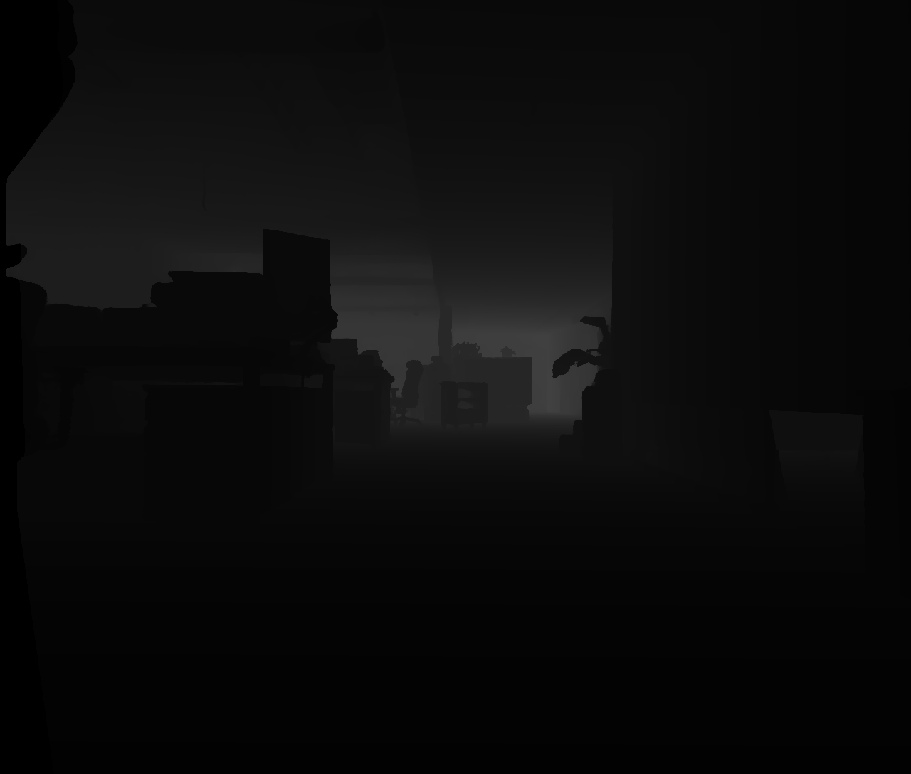
#> input picture script/depth_to_pcd/depth_millsmeter.png, 911 x 774 px, shrunk from 1280 x 1088 before the run
$ python render.py --img_dir depth_to_pcd --img_path depth_to_pcd/depth_millsmeter.png   (older library calls are emulated)
#> lines starting #> are read from the running program, lines starting #| are printed output that depends on the picture; after the words box and inside, x2 and y2 are one past the last pixel; in counts of white or black regions, pixels touching at a corner belong together
# -*- coding: utf-8 -*-
"""
author:     zhikang.zeng
time  :     2025-01-09 11:12
"""
import argparse
import os
import cv2
import imageio
import numpy as np
import matplotlib.pyplot as plt

parser = argparse.ArgumentParser(description="Depth Render")
parser.add_argument('--img_dir', type=str, default=r'', help='render multiple frames of images')
parser.add_argument('--img_path', type=str, default=r'', help='render a single frame image')
parser.add_argument('--img_type', type=str, default=r'depth', help='optional: [depth, disp]')
parser.add_argument('--min_disp', type=float, default=2.0, help='min disp')
parser.add_argument('--max_disp', type=float, default=192.0, help='max disp')
parser.add_argument('--min_depth', type=float, default=0.0, help='min depth')
parser.add_argument('--max_depth', type=float, default=10000.0, help='max depth')
parser.add_argument('--save_dir', type=str, default=r'', help='directory to save results')
parser.add_argument('--save_gif', type=bool, default=False, help='save gif result')
parser.add_argument('--need_left_img', type=bool, default=False, help='gif image with left image')
parser.add_argument('--need_speckle_filter', type=bool, default=True, help='need speckle filter')
args = parser.parse_args()


# [11 lines of commented-out code are left out]


def is_cv16uc1(image):
    # 检查图像数据类型和通道数
    return image.dtype == np.uint16 and len(image.shape) == 2


def is_cv32fc1(image):
    # 检查图像数据类型和通道数
    return image.dtype == np.float32 and len(image.shape) == 2


if __name__ == '__main__':
    img_dir = args.img_dir
    img_path = args.img_path
    img_type = args.img_type
    min_disp = args.min_disp
    max_disp = args.max_disp
    min_depth = args.min_depth
    max_depth = args.max_depth
    save_dir = args.save_dir
    save_gif = args.save_gif
    need_left_img = args.need_left_img
    need_speckle_filter = args.need_speckle_filter
    print('=> args: ')
    print(f'       img_dir: {img_dir}')
    print(f'       img_path: {img_path}')
    print(f'       img_type: {img_type}')
    print(f'       min_disp: {min_disp}')
    print(f'       max_disp: {max_disp}')
    print(f'       min_depth: {min_depth}')
    print(f'       max_depth: {max_depth}')
    print(f'       save_dir: {save_dir}')
    print(f'       save_gif: {save_gif}')
    print(f'       need_left_img: {need_left_img}')
    print(f'       need_speckle_filter: {need_speckle_filter}')
    try:
        assert img_type in ['depth', 'disp']
    except:
        print('=> img_type needs to be set to [depth, disp]')

    waitkey_time = 200
    if img_path != '':
        img_path_list = [img_path]
        waitkey_time = 0
    elif img_dir != '':
        img_path_list = [os.path.join(img_dir, filename) for filename in os.listdir(img_dir) if
                         filename.startswith(img_type) or filename.endswith('.tiff')]
    else:
        print('=> please enter image path!')
        exit(0)

    print(f'=> img count: {len(img_path_list)}')
    gif_frames = []
    for org_img_path in img_path_list:
        print('=============================================================')
        if not os.path.exists(org_img_path):
            print(f'=> {org_img_path} not exist')
            continue
        if not org_img_path.endswith(('.png', '.pfm', '.tiff')): continue
        # read img
        print(f'=> process {org_img_path}')
        org_img = cv2.imread(org_img_path, cv2.IMREAD_UNCHANGED)
#> org_img is the input picture: shape (774, 911) uint16; min 0, max 16983, mean 3012.2
        print(f'=> org_img [min, max]: [{org_img.min():.2f}, {org_img.max():.2f}]')
#| => org_img [min, max]: [0.00, 16983.00]

        # Limit the max and min values
        if img_type == 'disp':
            if not is_cv32fc1(org_img):
                print('=> disparity image format error!')
                continue
            org_img[org_img < min_disp] = 0
            org_img[org_img > max_depth] = 0
        if img_type == 'depth':
            if not is_cv16uc1(org_img):
                print('=> depth image format error!')
                continue
            org_img[org_img < min_depth] = 0
            org_img[org_img > max_depth] = 0
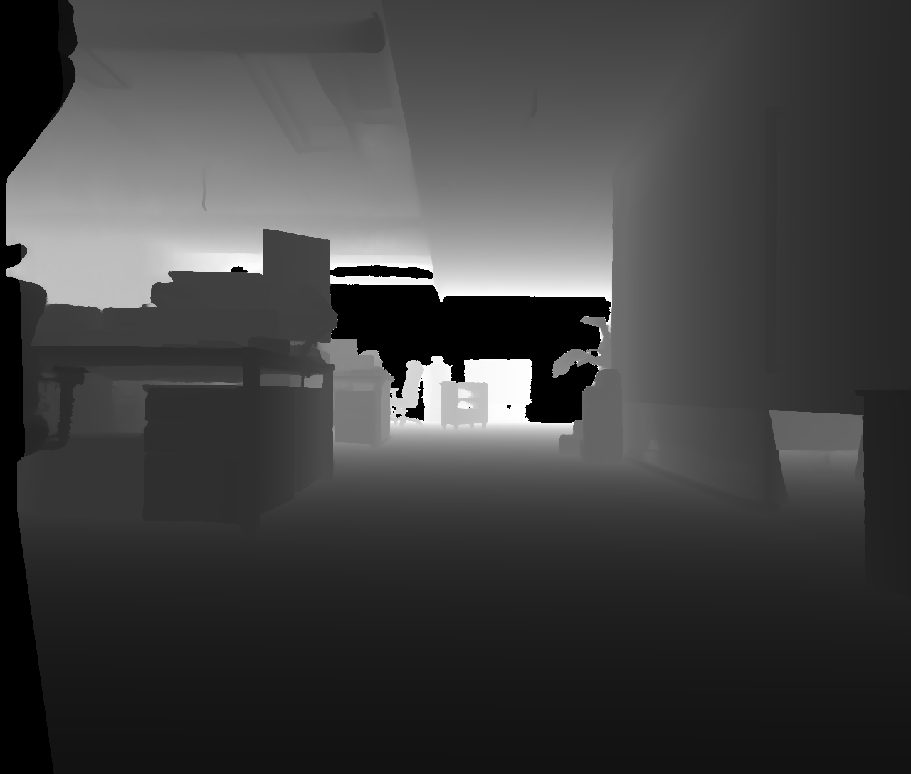
#> org_img: shape (774, 911) uint16; 3.2% of pixels changed, all inside (x1, y1, x2, y2) = (231, 265, 611, 423); drawn with min black and max white
        print(f'=> limit org_img [min, max]: [{org_img.min():.2f}, {org_img.max():.2f}]')
#| => limit org_img [min, max]: [0.00, 10000.00]

        # speckle filter
        if need_speckle_filter:
            norm_img = cv2.normalize(org_img, None, 0, 255, cv2.NORM_MINMAX, cv2.CV_8UC1)
            cv2.filterSpeckles(norm_img, newVal=0, maxSpeckleSize=10, maxDiff=3)
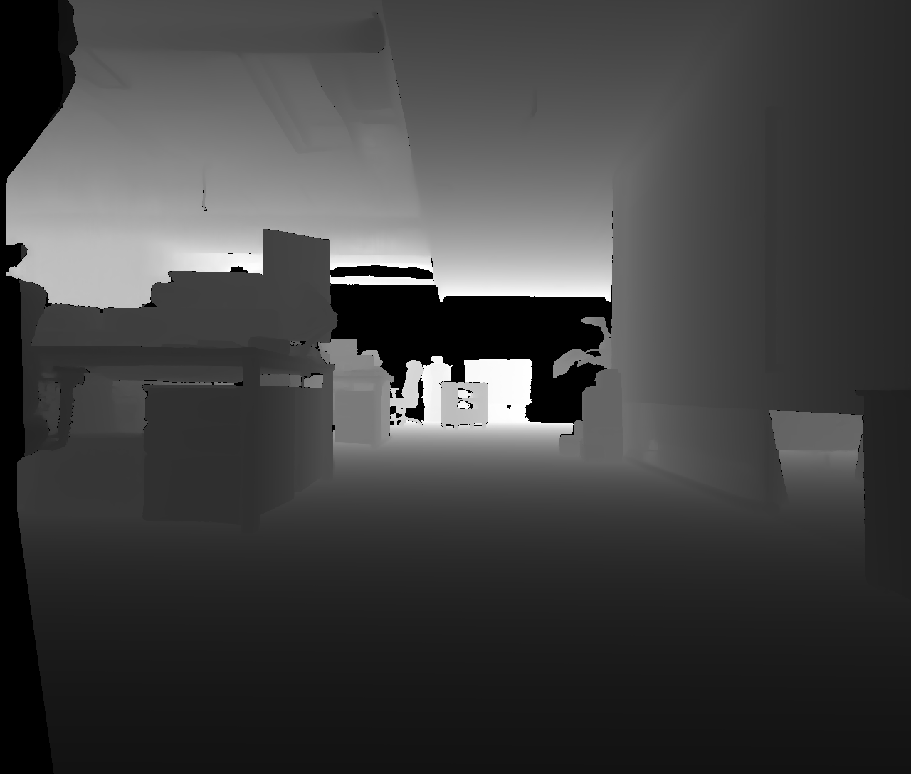
#> norm_img: shape (774, 911); min 0, max 255, mean 65.8
            _, mask = cv2.threshold(norm_img, 0, 1, cv2.THRESH_BINARY)
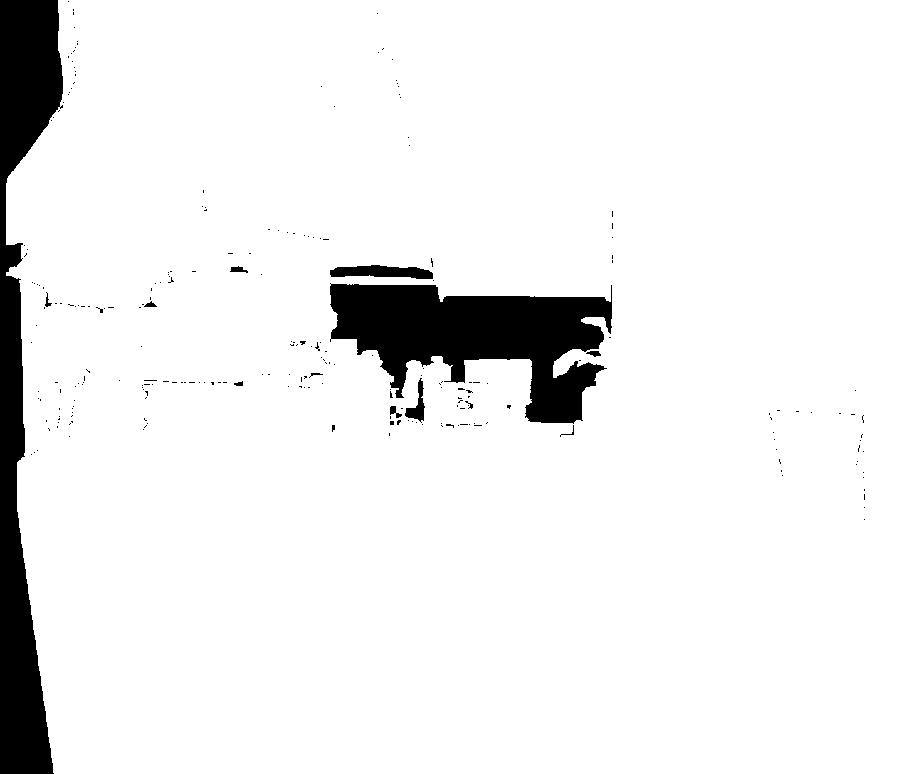
#> mask: shape (774, 911); values 0 (black) and 1 (white), 93.2% white; 249 black regions (236 under 20 px), largest, box (x1, y1, x2, y2) and area: (0, 0, 63, 774) 24123, (330, 283, 612, 424) 21529, (330, 265, 433, 279) 1005
            org_img *= mask
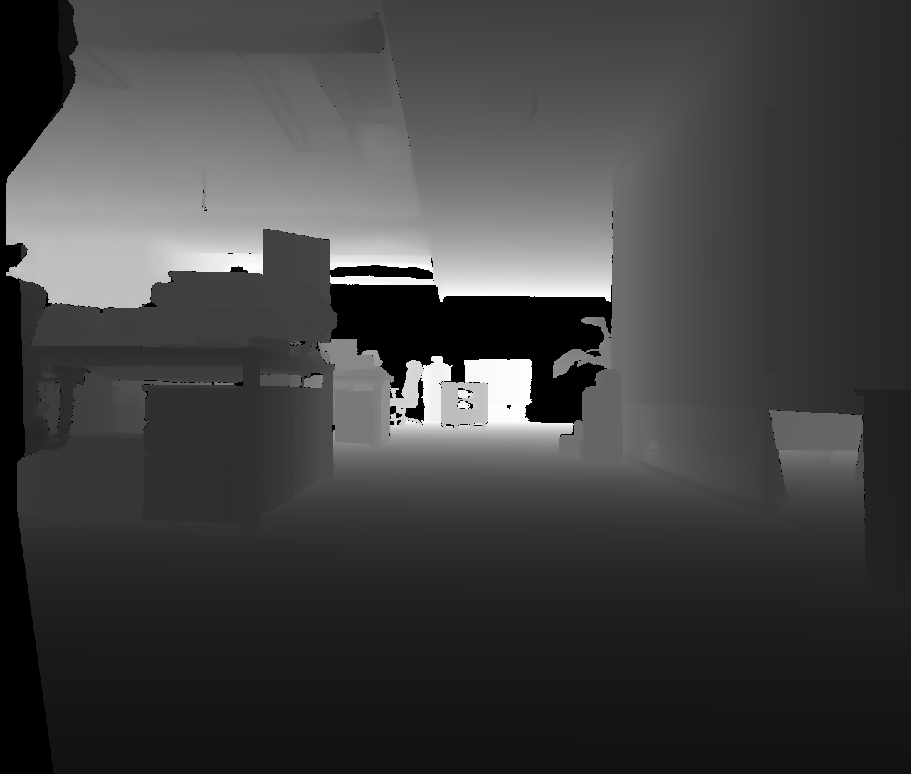
#> org_img: shape (774, 911) uint16; 0.2% of pixels changed, all inside (x1, y1, x2, y2) = (6, 1, 865, 520); drawn with min black and max white

        # sort data
        flattened_data = org_img.flatten()
        sorted_data = np.sort(flattened_data[flattened_data > 0])
        # calc percentile
        percentile1 = np.percentile(sorted_data, 10)
#> percentile1 = 879
        percentile2 = np.percentile(sorted_data, 50)
#> percentile2 = 2217
        percentile3 = np.percentile(sorted_data, 90)
#> percentile3 = 5572.4
        print(f'=> percentile: [{percentile1:.2f}, {percentile2:.2f}, {percentile3:.2f}]')
#| => percentile: [879.00, 2217.00, 5572.40]
        # split data
        values1 = flattened_data[flattened_data <= percentile1]
        values2 = flattened_data[(flattened_data > percentile1) & (flattened_data <= percentile2)]
        values3 = flattened_data[(flattened_data > percentile2) & (flattened_data <= percentile3)]
        values4 = flattened_data[flattened_data > percentile3]
        # norm data
        # Jet伪彩色映射（0到1范围）的颜色段：
        # 0.0 - 0.25：从深蓝色逐渐过渡到浅蓝色
        # 0.25 - 0.5：从浅蓝色逐渐过渡到青绿色
        # 0.5 - 0.75：从青绿色逐渐过渡到黄色
        # 0.75 - 1.0：从黄色逐渐过渡到红色
        values1_norm = (values1 - np.min(values1)) / (percentile1 - np.min(values1)) * 0.25
        values2_norm = 0.25 + (values2 - percentile1) / (percentile2 - percentile1) * 0.25
        values3_norm = 0.5 + (values3 - percentile2) / (percentile3 - percentile2) * 0.25
        values4_norm = 0.75 + (values4 - percentile3) / (np.max(values4) - percentile3) * 0.25
        # merge norm data
        norm_data = np.zeros_like(flattened_data, dtype=float)
        norm_data[flattened_data <= percentile1] = values1_norm
        norm_data[(flattened_data > percentile1) & (flattened_data <= percentile2)] = values2_norm
        norm_data[(flattened_data > percentile2) & (flattened_data <= percentile3)] = values3_norm
        norm_data[flattened_data > percentile3] = values4_norm
        # revert to the shape of the org_img
        norm_data = norm_data.reshape(org_img.shape)

        # render
        colormap = plt.cm.jet
        colored_img = colormap(norm_data)
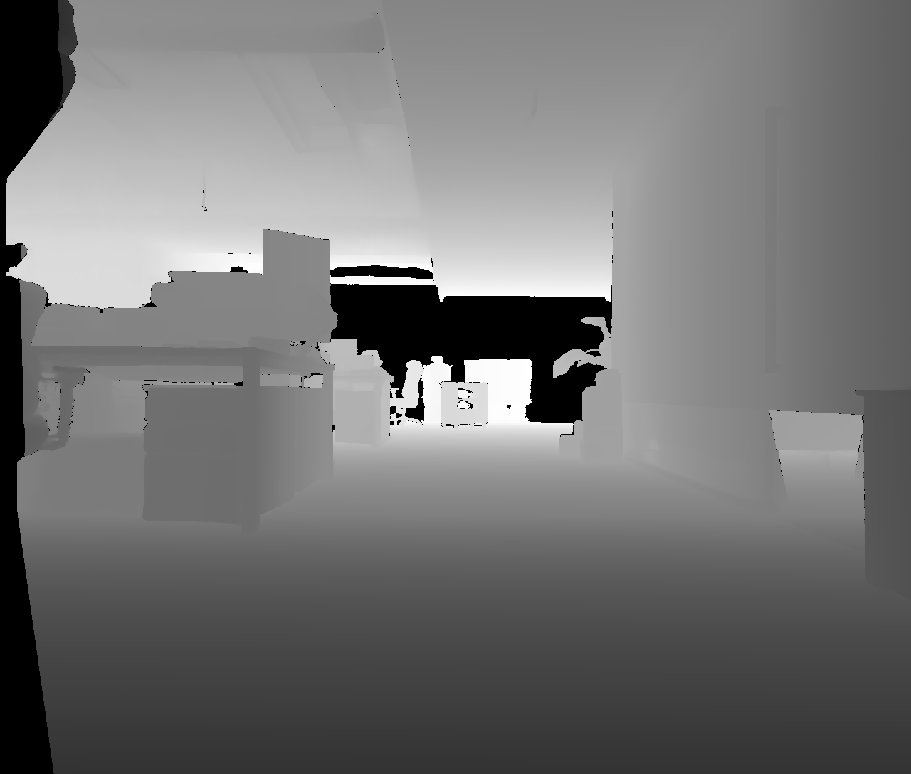
#> norm_data: shape (774, 911) float64; min 0, max 1, mean 0.457
        colored_img[org_img == 0] = (0, 0, 0, 1)
        colored_img = (colored_img[:, :, :3] * 255).astype(np.uint8)
        colored_img = cv2.cvtColor(colored_img, cv2.COLOR_RGB2BGR)
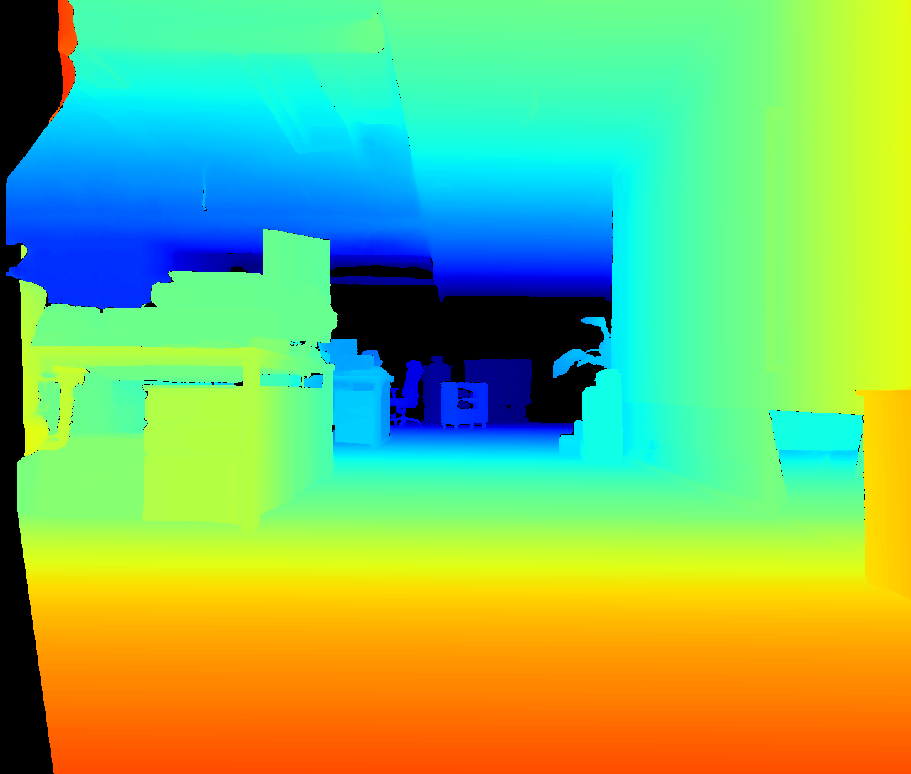
#> colored_img: shape (774, 911, 3); mean R, G, B 125.1, 188.5, 106
        if need_left_img:
            filepath, filename = os.path.split(org_img_path)
            filename_without_extension, _ = os.path.splitext(filename)
            left_filename = filename_without_extension.replace(img_type, f'left') + '.png'
            left_filepath = os.path.join(filepath, left_filename)
            if os.path.exists(left_filepath):
                left_img = cv2.imread(left_filepath, cv2.IMREAD_COLOR)
                colored_img = np.vstack((left_img, colored_img))
        cv2.imshow("render img", colored_img)
        cv2.waitKey(waitkey_time)

        if save_dir != '':
            os.makedirs(save_dir, exist_ok=True)
            filepath, filename = os.path.split(org_img_path)
            filename_without_extension, _ = os.path.splitext(filename)
            result_filename = filename_without_extension.replace(img_type, f'render_{img_type}') + '.png'
            result_filepath = os.path.join(save_dir, result_filename)
            colored_img = cv2.cvtColor(colored_img, cv2.COLOR_BGR2RGB)
            imageio.imwrite(result_filepath, colored_img)
            print(f'=> save render result to {result_filepath}')

            if save_gif:
                gif_frames.append(colored_img)

    if os.path.exists(save_dir) and save_gif and len(gif_frames) > 2:
        print('=============================================================')
        result_filepath = os.path.join(save_dir, 'result.gif')
        print(f'=> save gif result to {result_filepath}')
        imageio.mimsave(result_filepath, gif_frames, fps=5, loop=0)
